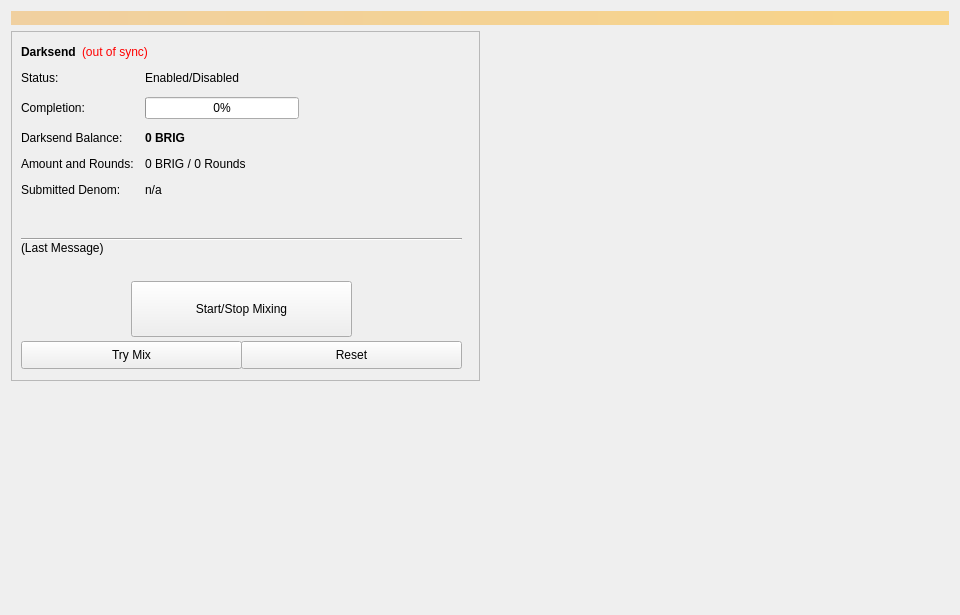
<?xml version="1.0" encoding="UTF-8"?>
<ui version="4.0">
 <class>Coinmix</class>
 <widget class="QWidget" name="Coinmix">
  <property name="geometry">
   <rect>
    <x>0</x>
    <y>0</y>
    <width>960</width>
    <height>615</height>
   </rect>
  </property>
  <property name="minimumSize">
   <size>
    <width>960</width>
    <height>0</height>
   </size>
  </property>
  <property name="windowTitle">
   <string>Form</string>
  </property>
  <layout class="QVBoxLayout" name="topLayout">
   <item>
    <widget class="QLabel" name="labelAlerts">
     <property name="visible">
      <bool>false</bool>
     </property>
     <property name="styleSheet">
      <string notr="true">background-color: qlineargradient(x1: 0, y1: 0, x2: 1, y2: 0, stop:0 #F0D0A0, stop:1 #F8D488); color:#000000;</string>
     </property>
     <property name="wordWrap">
      <bool>true</bool>
     </property>
     <property name="margin">
      <number>3</number>
     </property>
    </widget>
   </item>
   <item>
    <layout class="QHBoxLayout" name="horizontalLayout" stretch="1,1">
     <item>
      <layout class="QVBoxLayout" name="verticalLayout_2">
       <item>
        <widget class="QFrame" name="frameDarksend">
         <property name="minimumSize">
          <size>
           <width>0</width>
           <height>350</height>
          </size>
         </property>
         <property name="layoutDirection">
          <enum>Qt::LeftToRight</enum>
         </property>
         <property name="frameShape">
          <enum>QFrame::StyledPanel</enum>
         </property>
         <property name="frameShadow">
          <enum>QFrame::Raised</enum>
         </property>
         <widget class="QWidget" name="formLayoutWidget">
          <property name="geometry">
           <rect>
            <x>10</x>
            <y>40</y>
            <width>451</width>
            <height>161</height>
           </rect>
          </property>
          <layout class="QFormLayout" name="formLayout">
           <property name="fieldGrowthPolicy">
            <enum>QFormLayout::AllNonFixedFieldsGrow</enum>
           </property>
           <property name="horizontalSpacing">
            <number>11</number>
           </property>
           <property name="verticalSpacing">
            <number>12</number>
           </property>
           <item row="0" column="0">
            <widget class="QLabel" name="label_6">
             <property name="text">
              <string>Status:</string>
             </property>
            </widget>
           </item>
           <item row="1" column="0">
            <widget class="QLabel" name="label_7">
             <property name="text">
              <string>Completion:</string>
             </property>
            </widget>
           </item>
           <item row="1" column="1">
            <widget class="QProgressBar" name="DarksendProgress">
             <property name="maximumSize">
              <size>
               <width>154</width>
               <height>16777215</height>
              </size>
             </property>
             <property name="value">
              <number>0</number>
             </property>
            </widget>
           </item>
           <item row="2" column="0">
            <widget class="QLabel" name="labelAnonymizedText">
             <property name="text">
              <string>Darksend Balance:</string>
             </property>
            </widget>
           </item>
           <item row="2" column="1">
            <widget class="QLabel" name="labelAnonymized">
             <property name="font">
              <font>
               <weight>75</weight>
               <bold>true</bold>
              </font>
             </property>
             <property name="text">
              <string notr="true">0 BRIG</string>
             </property>
            </widget>
           </item>
           <item row="3" column="0">
            <widget class="QLabel" name="label_8">
             <property name="text">
              <string>Amount and Rounds:</string>
             </property>
            </widget>
           </item>
           <item row="3" column="1">
            <widget class="QLabel" name="labelAmountRounds">
             <property name="text">
              <string>0 BRIG / 0 Rounds</string>
             </property>
            </widget>
           </item>
           <item row="4" column="0">
            <widget class="QLabel" name="label_9">
             <property name="text">
              <string>Submitted Denom:</string>
             </property>
            </widget>
           </item>
           <item row="4" column="1">
            <widget class="QLabel" name="labelSubmittedDenom">
             <property name="toolTip">
              <string>The denominations you submitted to the Masternode.&lt;br&gt;To mix, other users must submit the exact same denominations.</string>
             </property>
             <property name="text">
              <string>n/a</string>
             </property>
            </widget>
           </item>
           <item row="0" column="1">
            <widget class="QLabel" name="DarksendEnabled">
             <property name="text">
              <string>Enabled/Disabled</string>
             </property>
            </widget>
           </item>
          </layout>
         </widget>
         <widget class="QPushButton" name="runAutoDenom">
          <property name="geometry">
           <rect>
            <x>251</x>
            <y>17</y>
            <width>1</width>
            <height>1</height>
           </rect>
          </property>
          <property name="palette">
           <palette>
            <active>
             <colorrole role="WindowText">
              <brush brushstyle="SolidPattern">
               <color alpha="255">
                <red>0</red>
                <green>0</green>
                <blue>0</blue>
               </color>
              </brush>
             </colorrole>
             <colorrole role="Button">
              <brush brushstyle="SolidPattern">
               <color alpha="255">
                <red>239</red>
                <green>238</green>
                <blue>238</blue>
               </color>
              </brush>
             </colorrole>
             <colorrole role="Light">
              <brush brushstyle="SolidPattern">
               <color alpha="255">
                <red>255</red>
                <green>255</green>
                <blue>255</blue>
               </color>
              </brush>
             </colorrole>
             <colorrole role="Midlight">
              <brush brushstyle="SolidPattern">
               <color alpha="255">
                <red>247</red>
                <green>246</green>
                <blue>246</blue>
               </color>
              </brush>
             </colorrole>
             <colorrole role="Dark">
              <brush brushstyle="SolidPattern">
               <color alpha="255">
                <red>119</red>
                <green>119</green>
                <blue>119</blue>
               </color>
              </brush>
             </colorrole>
             <colorrole role="Mid">
              <brush brushstyle="SolidPattern">
               <color alpha="255">
                <red>159</red>
                <green>159</green>
                <blue>159</blue>
               </color>
              </brush>
             </colorrole>
             <colorrole role="Text">
              <brush brushstyle="SolidPattern">
               <color alpha="255">
                <red>0</red>
                <green>0</green>
                <blue>0</blue>
               </color>
              </brush>
             </colorrole>
             <colorrole role="BrightText">
              <brush brushstyle="SolidPattern">
               <color alpha="255">
                <red>255</red>
                <green>255</green>
                <blue>255</blue>
               </color>
              </brush>
             </colorrole>
             <colorrole role="ButtonText">
              <brush brushstyle="SolidPattern">
               <color alpha="255">
                <red>0</red>
                <green>0</green>
                <blue>0</blue>
               </color>
              </brush>
             </colorrole>
             <colorrole role="Base">
              <brush brushstyle="SolidPattern">
               <color alpha="255">
                <red>255</red>
                <green>255</green>
                <blue>255</blue>
               </color>
              </brush>
             </colorrole>
             <colorrole role="Window">
              <brush brushstyle="SolidPattern">
               <color alpha="255">
                <red>239</red>
                <green>238</green>
                <blue>238</blue>
               </color>
              </brush>
             </colorrole>
             <colorrole role="Shadow">
              <brush brushstyle="SolidPattern">
               <color alpha="255">
                <red>0</red>
                <green>0</green>
                <blue>0</blue>
               </color>
              </brush>
             </colorrole>
             <colorrole role="AlternateBase">
              <brush brushstyle="SolidPattern">
               <color alpha="255">
                <red>247</red>
                <green>246</green>
                <blue>246</blue>
               </color>
              </brush>
             </colorrole>
             <colorrole role="ToolTipBase">
              <brush brushstyle="SolidPattern">
               <color alpha="255">
                <red>255</red>
                <green>255</green>
                <blue>220</blue>
               </color>
              </brush>
             </colorrole>
             <colorrole role="ToolTipText">
              <brush brushstyle="SolidPattern">
               <color alpha="255">
                <red>0</red>
                <green>0</green>
                <blue>0</blue>
               </color>
              </brush>
             </colorrole>
            </active>
            <inactive>
             <colorrole role="WindowText">
              <brush brushstyle="SolidPattern">
               <color alpha="255">
                <red>0</red>
                <green>0</green>
                <blue>0</blue>
               </color>
              </brush>
             </colorrole>
             <colorrole role="Button">
              <brush brushstyle="SolidPattern">
               <color alpha="255">
                <red>239</red>
                <green>238</green>
                <blue>238</blue>
               </color>
              </brush>
             </colorrole>
             <colorrole role="Light">
              <brush brushstyle="SolidPattern">
               <color alpha="255">
                <red>255</red>
                <green>255</green>
                <blue>255</blue>
               </color>
              </brush>
             </colorrole>
             <colorrole role="Midlight">
              <brush brushstyle="SolidPattern">
               <color alpha="255">
                <red>247</red>
                <green>246</green>
                <blue>246</blue>
               </color>
              </brush>
             </colorrole>
             <colorrole role="Dark">
              <brush brushstyle="SolidPattern">
               <color alpha="255">
                <red>119</red>
                <green>119</green>
                <blue>119</blue>
               </color>
              </brush>
             </colorrole>
             <colorrole role="Mid">
              <brush brushstyle="SolidPattern">
               <color alpha="255">
                <red>159</red>
                <green>159</green>
                <blue>159</blue>
               </color>
              </brush>
             </colorrole>
             <colorrole role="Text">
              <brush brushstyle="SolidPattern">
               <color alpha="255">
                <red>0</red>
                <green>0</green>
                <blue>0</blue>
               </color>
              </brush>
             </colorrole>
             <colorrole role="BrightText">
              <brush brushstyle="SolidPattern">
               <color alpha="255">
                <red>255</red>
                <green>255</green>
                <blue>255</blue>
               </color>
              </brush>
             </colorrole>
             <colorrole role="ButtonText">
              <brush brushstyle="SolidPattern">
               <color alpha="255">
                <red>0</red>
                <green>0</green>
                <blue>0</blue>
               </color>
              </brush>
             </colorrole>
             <colorrole role="Base">
              <brush brushstyle="SolidPattern">
               <color alpha="255">
                <red>255</red>
                <green>255</green>
                <blue>255</blue>
               </color>
              </brush>
             </colorrole>
             <colorrole role="Window">
              <brush brushstyle="SolidPattern">
               <color alpha="255">
                <red>239</red>
                <green>238</green>
                <blue>238</blue>
               </color>
              </brush>
             </colorrole>
             <colorrole role="Shadow">
              <brush brushstyle="SolidPattern">
               <color alpha="255">
                <red>0</red>
                <green>0</green>
                <blue>0</blue>
               </color>
              </brush>
             </colorrole>
             <colorrole role="AlternateBase">
              <brush brushstyle="SolidPattern">
               <color alpha="255">
                <red>247</red>
                <green>246</green>
                <blue>246</blue>
               </color>
              </brush>
             </colorrole>
             <colorrole role="ToolTipBase">
              <brush brushstyle="SolidPattern">
               <color alpha="255">
                <red>255</red>
                <green>255</green>
                <blue>220</blue>
               </color>
              </brush>
             </colorrole>
             <colorrole role="ToolTipText">
              <brush brushstyle="SolidPattern">
               <color alpha="255">
                <red>0</red>
                <green>0</green>
                <blue>0</blue>
               </color>
              </brush>
             </colorrole>
            </inactive>
            <disabled>
             <colorrole role="WindowText">
              <brush brushstyle="SolidPattern">
               <color alpha="255">
                <red>119</red>
                <green>119</green>
                <blue>119</blue>
               </color>
              </brush>
             </colorrole>
             <colorrole role="Button">
              <brush brushstyle="SolidPattern">
               <color alpha="255">
                <red>239</red>
                <green>238</green>
                <blue>238</blue>
               </color>
              </brush>
             </colorrole>
             <colorrole role="Light">
              <brush brushstyle="SolidPattern">
               <color alpha="255">
                <red>255</red>
                <green>255</green>
                <blue>255</blue>
               </color>
              </brush>
             </colorrole>
             <colorrole role="Midlight">
              <brush brushstyle="SolidPattern">
               <color alpha="255">
                <red>247</red>
                <green>246</green>
                <blue>246</blue>
               </color>
              </brush>
             </colorrole>
             <colorrole role="Dark">
              <brush brushstyle="SolidPattern">
               <color alpha="255">
                <red>119</red>
                <green>119</green>
                <blue>119</blue>
               </color>
              </brush>
             </colorrole>
             <colorrole role="Mid">
              <brush brushstyle="SolidPattern">
               <color alpha="255">
                <red>159</red>
                <green>159</green>
                <blue>159</blue>
               </color>
              </brush>
             </colorrole>
             <colorrole role="Text">
              <brush brushstyle="SolidPattern">
               <color alpha="255">
                <red>119</red>
                <green>119</green>
                <blue>119</blue>
               </color>
              </brush>
             </colorrole>
             <colorrole role="BrightText">
              <brush brushstyle="SolidPattern">
               <color alpha="255">
                <red>255</red>
                <green>255</green>
                <blue>255</blue>
               </color>
              </brush>
             </colorrole>
             <colorrole role="ButtonText">
              <brush brushstyle="SolidPattern">
               <color alpha="255">
                <red>119</red>
                <green>119</green>
                <blue>119</blue>
               </color>
              </brush>
             </colorrole>
             <colorrole role="Base">
              <brush brushstyle="SolidPattern">
               <color alpha="255">
                <red>239</red>
                <green>238</green>
                <blue>238</blue>
               </color>
              </brush>
             </colorrole>
             <colorrole role="Window">
              <brush brushstyle="SolidPattern">
               <color alpha="255">
                <red>239</red>
                <green>238</green>
                <blue>238</blue>
               </color>
              </brush>
             </colorrole>
             <colorrole role="Shadow">
              <brush brushstyle="SolidPattern">
               <color alpha="255">
                <red>0</red>
                <green>0</green>
                <blue>0</blue>
               </color>
              </brush>
             </colorrole>
             <colorrole role="AlternateBase">
              <brush brushstyle="SolidPattern">
               <color alpha="255">
                <red>239</red>
                <green>238</green>
                <blue>238</blue>
               </color>
              </brush>
             </colorrole>
             <colorrole role="ToolTipBase">
              <brush brushstyle="SolidPattern">
               <color alpha="255">
                <red>255</red>
                <green>255</green>
                <blue>220</blue>
               </color>
              </brush>
             </colorrole>
             <colorrole role="ToolTipText">
              <brush brushstyle="SolidPattern">
               <color alpha="255">
                <red>0</red>
                <green>0</green>
                <blue>0</blue>
               </color>
              </brush>
             </colorrole>
            </disabled>
           </palette>
          </property>
          <property name="focusPolicy">
           <enum>Qt::NoFocus</enum>
          </property>
          <property name="autoFillBackground">
           <bool>true</bool>
          </property>
          <property name="text">
           <string/>
          </property>
          <property name="flat">
           <bool>true</bool>
          </property>
         </widget>
         <widget class="QPushButton" name="toggleDarksend">
          <property name="geometry">
           <rect>
            <x>120</x>
            <y>250</y>
            <width>221</width>
            <height>56</height>
           </rect>
          </property>
          <property name="sizePolicy">
           <sizepolicy hsizetype="MinimumExpanding" vsizetype="Fixed">
            <horstretch>0</horstretch>
            <verstretch>0</verstretch>
           </sizepolicy>
          </property>
          <property name="text">
           <string>Start/Stop Mixing</string>
          </property>
         </widget>
         <widget class="Line" name="lineLastMessage">
          <property name="geometry">
           <rect>
            <x>10</x>
            <y>200</y>
            <width>441</width>
            <height>16</height>
           </rect>
          </property>
          <property name="orientation">
           <enum>Qt::Horizontal</enum>
          </property>
         </widget>
         <widget class="QLabel" name="DarksendStatus">
          <property name="geometry">
           <rect>
            <x>10</x>
            <y>210</y>
            <width>451</width>
            <height>43</height>
           </rect>
          </property>
          <property name="minimumSize">
           <size>
            <width>288</width>
            <height>43</height>
           </size>
          </property>
          <property name="text">
           <string>(Last Message)</string>
          </property>
          <property name="alignment">
           <set>Qt::AlignLeading|Qt::AlignLeft|Qt::AlignTop</set>
          </property>
          <property name="wordWrap">
           <bool>true</bool>
          </property>
         </widget>
         <widget class="QPushButton" name="DarksendAuto">
          <property name="geometry">
           <rect>
            <x>10</x>
            <y>310</y>
            <width>221</width>
            <height>28</height>
           </rect>
          </property>
          <property name="sizePolicy">
           <sizepolicy hsizetype="MinimumExpanding" vsizetype="Fixed">
            <horstretch>0</horstretch>
            <verstretch>0</verstretch>
           </sizepolicy>
          </property>
          <property name="toolTip">
           <string>Try to manually submit a Darksend request.</string>
          </property>
          <property name="text">
           <string>Try Mix</string>
          </property>
         </widget>
         <widget class="QPushButton" name="DarksendReset">
          <property name="geometry">
           <rect>
            <x>230</x>
            <y>310</y>
            <width>221</width>
            <height>28</height>
           </rect>
          </property>
          <property name="sizePolicy">
           <sizepolicy hsizetype="MinimumExpanding" vsizetype="Fixed">
            <horstretch>0</horstretch>
            <verstretch>0</verstretch>
           </sizepolicy>
          </property>
          <property name="toolTip">
           <string>Reset the current status of Darksend (can interrupt Darksend if it's in the process of Mixing, which can cost you money!)</string>
          </property>
          <property name="autoFillBackground">
           <bool>false</bool>
          </property>
          <property name="text">
           <string>Reset</string>
          </property>
         </widget>
         <widget class="QWidget" name="layoutWidget">
          <property name="geometry">
           <rect>
            <x>10</x>
            <y>10</y>
            <width>431</width>
            <height>22</height>
           </rect>
          </property>
          <layout class="QHBoxLayout" name="horizontalLayout_5">
           <item>
            <widget class="QLabel" name="label_2">
             <property name="font">
              <font>
               <weight>75</weight>
               <bold>true</bold>
              </font>
             </property>
             <property name="text">
              <string>Darksend</string>
             </property>
            </widget>
           </item>
           <item>
            <widget class="QLabel" name="labelDarksendSyncStatus">
             <property name="toolTip">
              <string>The displayed information may be out of date. Your wallet automatically synchronizes with the BRIG network after a connection is established, but this process has not completed yet.</string>
             </property>
             <property name="styleSheet">
              <string notr="true">QLabel { color: red; }</string>
             </property>
             <property name="text">
              <string notr="true">(out of sync)</string>
             </property>
             <property name="alignment">
              <set>Qt::AlignLeading|Qt::AlignLeft|Qt::AlignVCenter</set>
             </property>
            </widget>
           </item>
           <item>
            <spacer name="horizontalSpacer_4">
             <property name="orientation">
              <enum>Qt::Horizontal</enum>
             </property>
             <property name="sizeHint" stdset="0">
              <size>
               <width>40</width>
               <height>20</height>
              </size>
             </property>
            </spacer>
           </item>
          </layout>
         </widget>
        </widget>
       </item>
       <item>
        <spacer name="verticalSpacer">
         <property name="orientation">
          <enum>Qt::Vertical</enum>
         </property>
         <property name="sizeHint" stdset="0">
          <size>
           <width>20</width>
           <height>40</height>
          </size>
         </property>
        </spacer>
       </item>
      </layout>
     </item>
     <item>
      <layout class="QVBoxLayout" name="verticalLayout_3">
       <item>
        <spacer name="verticalSpacer_2">
         <property name="orientation">
          <enum>Qt::Vertical</enum>
         </property>
         <property name="sizeType">
          <enum>QSizePolicy::Expanding</enum>
         </property>
         <property name="sizeHint" stdset="0">
          <size>
           <width>20</width>
           <height>40</height>
          </size>
         </property>
        </spacer>
       </item>
      </layout>
     </item>
    </layout>
   </item>
  </layout>
 </widget>
 <resources/>
 <connections/>
</ui>
